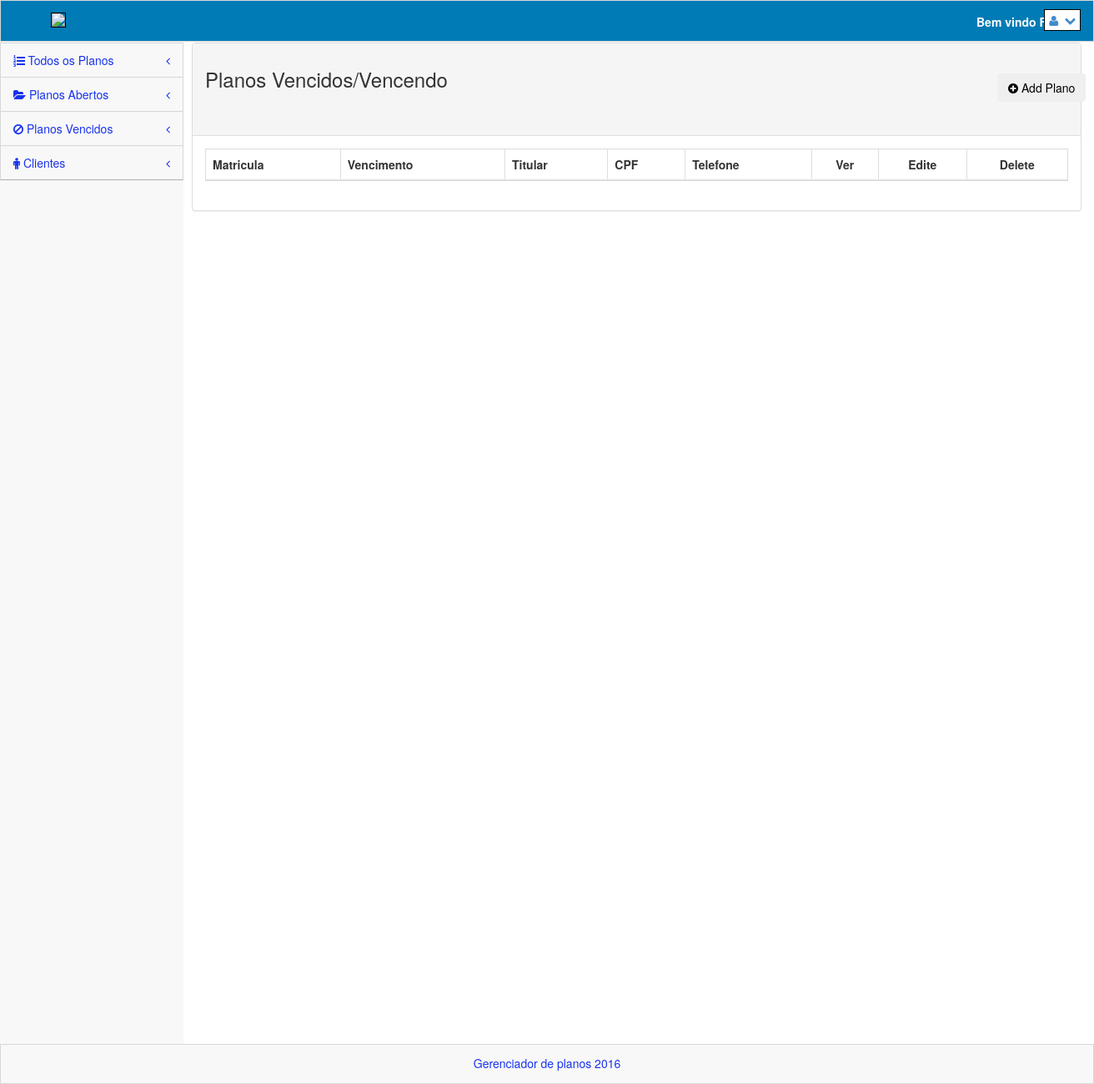
The page /views/vencendo.php (signed in) on the database as committed earlier.
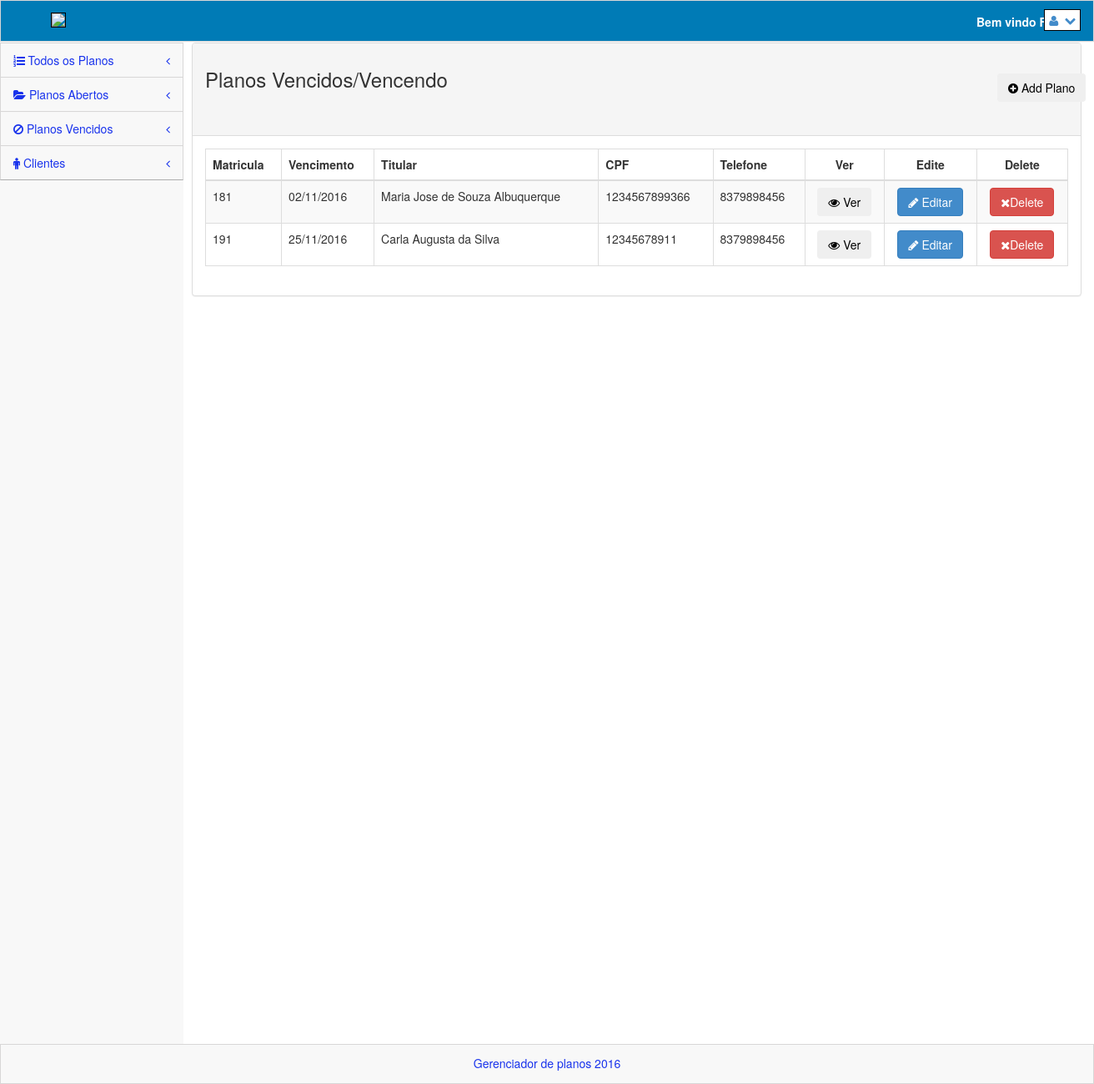
The same page on the database as committed later.
### tables this page shows
CREATE TABLE `planos` (
  `id` int(11) NOT NULL,
  `matricula` varchar(50) NOT NULL,
  `dtabertura` date NOT NULL,
  `dtvencimento` date NOT NULL,
  `ntitular` varchar(200) NOT NULL,
  `sexo` varchar(20) NOT NULL,
  `dtnasc` date NOT NULL,
  `cpf` varchar(20) NOT NULL,
  `rg` varchar(20) NOT NULL,
  `org` varchar(10) NOT NULL,
  `profissao` varchar(30) NOT NULL,
  `mae` varchar(100) NOT NULL,
  `endereco` varchar(100) NOT NULL,
  `num` varchar(10) NOT NULL,
  `bairro` varchar(30) NOT NULL,
  `cidade` varchar(50) NOT NULL,
  `uf` varchar(5) NOT NULL,
  `cep` varchar(20) NOT NULL,
  `telefone` varchar(50) NOT NULL,
  `email` varchar(50) NOT NULL,
  `status` varchar(20) NOT NULL,
  `ndep1` varchar(200) NOT NULL,
  `data1` date DEFAULT NULL,
  `ndep2` varchar(200) NOT NULL,
  `data2` date NOT NULL,
  `ndep3` varchar(200) NOT NULL,
  `data3` date NOT NULL,
  `ndep4` varchar(200) NOT NULL,
  `data4` date NOT NULL,
  `ndep5` varchar(200) NOT NULL,
  `data5` date NOT NULL,
  `ndep6` varchar(200) NOT NULL,
  `data6` date NOT NULL,
  `ndep7` varchar(200) NOT NULL,
  `data7` date NOT NULL,
  `ndep8` varchar(200) NOT NULL,
  `data8` date NOT NULL,
  `ndep9` varchar(200) NOT NULL,
  `data9` date NOT NULL,
  `ndep10` varchar(200) NOT NULL,
  `data10` date NOT NULL
);

### model/Contrato.class.php (called while the page is built, shortened)
<?php
    require_once 'Conexao.class.php';
class Contrato{
    private $con;
    function __construct() {
        $conexao = new Conexao();
        $this->con = $conexao->getConexao();
    }
    function listaVencendo(){
        $data = date('Y-m-d');
        $vencendo = $this->con->query("SELECT * FROM planos WHERE dtvencimento <= '{$data}'");
        if ($vencendo->rowCount() > 0) {
            return $vencendo->fetchALL(PDO::FETCH_ASSOC);
        }
    }
}
?>

### model/Conexao.class.php (called while the page is built)
<?php
class Conexao {
    public static $instance;
    public static function getConexao() {
        if (!isset(self::$instance)) {
            self::$instance = new PDO('mysql:host=localhost;dbname=apcef', 'root', '');
        }
        return self::$instance;
}
}

### controller/Controller.class.php (called while the page is built, shortened)
<?php
class Controller {
    function contratosVencendo(){
        $chm = new Contrato();
        $vencendo = $chm->listaVencendo();
        return $vencendo;
    }
}

### views/vencendo.php (the view, shortened to what the changed rows need)
<?php
    include_once '../controller/Controller.class.php';
    include_once '../model/Contrato.class.php';
    $c = new Controller();
    $c->logouf();
    $lista = $c->contratosVencendo();
?>
<!DOCTYPE html>
 <html lang="pt-br">
<head>
    <link rel="stylesheet" href="../plugins/bootstrap/css/bootstrap.css" />
    <link rel="stylesheet" href="../css/main.css" />
    <link rel="stylesheet" href="../css/theme.css" />
    <link rel="stylesheet" href="../css/MoneAdmin.css" />
    <link rel="stylesheet" href="../plugins/Font-Awesome/css/font-awesome.css" />
    <link href="../plugins/dataTables/dataTables.bootstrap.css" rel="stylesheet" />
</head>
<body class="padTop53 " >
    <div id="wrap">
        <?php
            include 'menu.php';
        ?>
        <div id="content">
            <div class="inner">
             <div class="row">
                <div class="col-lg-12">
                    <div class="panel panel-default">
                        <div class="panel-body">
                            <div class="table-responsive">
                                <table class="table table-striped table-bordered table-hover" id="dataTables-example">
                                    <thead>
                                        <tr>
                                            <th>Matricula</th>
                                            <th>Vencimento</th>
                                            <th>Titular</th>
                                            <th>CPF</th>
                                            <th>Telefone</th>
                                            <th style="text-align: center;">Ver</th>
                                            <th style="text-align: center;">Edite</th>
                                            <th style="text-align: center;">Delete</th>
                                        </tr>
                                    </thead>
                                    <tbody>
                                        <?php if ($lista): ?>
                                        <?php foreach ($lista as $contratos):  ?>
                                        <tr class="odd gradeX">
                                            <td class="center"><?php echo $contratos['matricula'] ?></td>
                                            <td class="center"><?php echo date("d/m/Y", strtotime($contratos['dtvencimento'])); ?></td>
                                            <td class="center"><?php echo $contratos['ntitular'] ?></td>
                                            <td class="center"><?php echo $contratos['cpf'] ?></td>
                                            <td class="center"><?php echo $contratos['telefone'] ?></td>
                                            <td style="text-align: center;">
                                                <button class="btn" data-toggle="modal" data-target="#myModal<?php echo $contratos['matricula'] ?>"><i class="icon-eye-open"></i> Ver </button>
                                            </td>
                                            <td style="text-align: center;">
                                                <button class="btn btn-primary" onClick="javascript:window.location.href='editarcontrato.php?cod=<?php echo $contratos['matricula']; ?>'"><i class="icon-pencil icon-white"></i> Editar</button>
                                            </td>
                                            <td style="text-align: center;">
                                                <form>
                                                    <button onclick="return confirm('Tem certeza que deseja excluir este contrato?')" class="btn btn-danger" name="delete"><i class="icon-remove icon-white"></i>Delete</button>
                                                </form>
                                            </td>
                                        </tr>
                                    <?php endforeach; ?>
                                    <?php endif; ?>
                                    </tbody>
                                </table>
                            </div>
                        </div>
                    </div>
                </div>
            </div>
            </div>
        </div>
    </div>
</body>
</html>

Rows that differ between the two databases and show on the page:
added planos: matricula "181", dtvencimento "02/11/2016", ntitular "Maria Jose de Souza Albuquerque", cpf "1234567899366", telefone "8379898456"
added planos: matricula "191", dtvencimento "25/11/2016", ntitular "Carla Augusta da Silva", cpf "12345678911", telefone "8379898456"
